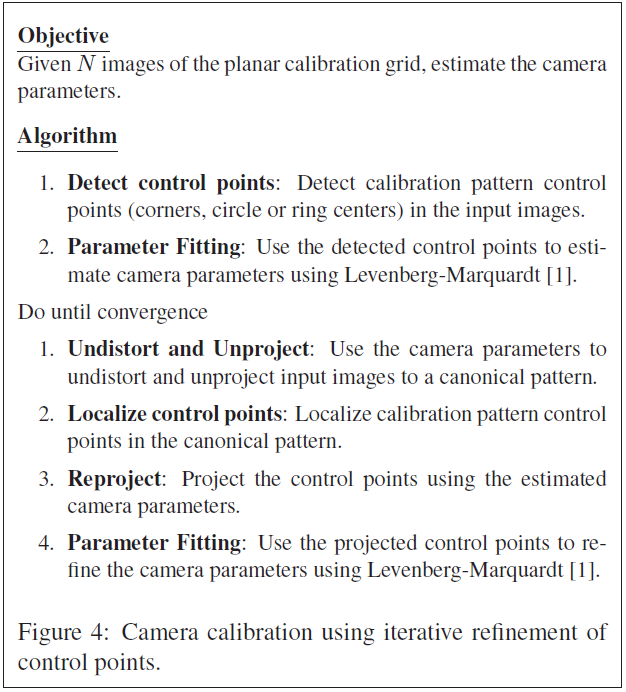
//> input picture images/AlgAnkur.png, 626 x 692 px, given in place of 0.jpg, which was not available
$ ./main   (built with g++ and OpenCV 4)
//> lines starting //> are read from the running program, lines starting //| are printed output that depends on the picture; after the words box and inside, x2 and y2 are one past the last pixel; in counts of white or black regions, pixels touching at a corner belong together; pictures that were not available may be replaced by others from this repository, and a replacement may not be noted
### utils.cpp
/**FUNCIONES ADICIONALES PARA EL PROGRAMA**/

#include "global.h"

void calcBoardCornerPositions(cv::Size size, float squareSize, std::vector<cv::Point3f> &corners, int patternType){
//> called with size = Size(5, 4), squareSize = 0.0454, patternType = 3
    corners.clear();

    switch(patternType){
        case CHESSBOARD:
        case CIRCLES_GRID:
        case RINGS_GRID:
            for(int i = 0 ; i < size.height; i++)
                for(int j = 0; j < size.width; j++)
                    corners.push_back(cv::Point3f( float(j * squareSize),float(i*squareSize),0) );
//> further down, frame is the input picture: 692 rows x 626 cols, CV_8UC3; mean B, G, R 239.5, 239.2, 239.4
            break;
        case ASYMMETRIC_CIRCLES_GRID:
            for( int i = 0; i < size.height; i++ )
                for( int j = 0; j < size.width; j++ )
                    corners.push_back(Point3f(float((2*j + i % 2)*squareSize), float(i*squareSize), 0));
            break;
    }
}

// [26 lines left out: function computeReprojectionErrors, not called in this run]

// RING PATTERN DETECTION ADDITIONAL FUNCTIONS
vector<Point2f> getControlPoints(const vector<Point2f> & centers){
    std::vector<Point2f> v;
    std::vector<int> alreadyRegistered;
    float t = 3.0f; // Valor de Desviacion Maxima
    for(int i = 0; i < centers.size();i++)
        for(int j= 0; j < centers.size(); j++){
            if(i != j && dist(centers[i],centers[j]) < t &&
            (std::find(alreadyRegistered.begin(), alreadyRegistered.end(),i) == alreadyRegistered.end() ||
            std::find(alreadyRegistered.begin(), alreadyRegistered.end(),j) == alreadyRegistered.end()) //&&
            //v.size() <= 20)
            )
            {
                // Aqui va el promedio de ambos
                float d_x = centers[i].x + centers[j].x;
                float d_y = centers[i].y + centers[j].y;
                v.push_back(Point2f(d_x/2.0f,d_y/2.0f));

                //Registramos los centros para no repetirlos
                alreadyRegistered.push_back(i);
                alreadyRegistered.push_back(j);
            }
        }

    return v;
}

//=============================================================
//================ FUNCION SUPERIMPORTANTE ====================
//=============================================================
// Si la funcion tiene exito devulve true, mas la modificacion del vector de entrada
// Con el numero de filas y columnas especificadas


bool FindRingPattern(vector<Point2f> &probableCPs,cv::Mat & frame,int num_rows,int num_cols){
    int n = probableCPs.size();
    std::vector<Vec4f> lines;
    // Generamos todas las Combinaciones de "Lineas" en grupos de 5 posibles
    // Es 5 xq seleccionamos las lineas
    std::vector< std::vector<int> > combinations = GenerateCombinations(probableCPs.size(),num_cols);
    //VizVector(combinations[10]);
    //Aprovechamos las lineas temporales y Selecionamos las que tengan Baja Desviacion
    std::vector<Vec4f> preSelectedLines;
    //std::cout << "size"<< combinations.size()<< '\n';
    std::vector<std::vector<int> > combination_preSelectedLines;

    //std::cout << "size: " <<n<< '\n';
    //cin.get();
    for(int i = 0; i < combinations.size();i++){
        std::vector<Point2f> tmpPoints(num_cols);
        Vec4f tmpLine;
        for(int j = 0; j < num_cols; j++){
            tmpPoints[j] = probableCPs[ combinations[i][j] ];
        }
        //std::cout << "tmpPoints" << '\n';
        //VizVector(tmpPoints);
        //the simplest and most fasted least squares method p(r)=r
        fitLine(tmpPoints,tmpLine,CV_DIST_L2,0,0.01,0.01);
        //where (vx, vy) is a normalized vector collinear to the line and (x0, y0) is a point on the line
        // Extraction of Features
        //Le damos forma a los valores vectoriales que nos devuelve fitline
        // r = a + r*b --> p0 punto de paso, v vector director normalizado
        float vx = tmpLine[0],vy = tmpLine[1], x0 = tmpLine[2],y0 = tmpLine[3];

        //std::cout << "vx: " << vx<< "vy: "<< vy<< "x0: "<< x0<< "y0: "<< y0 <<'\n';

        Point2f a = Point2f(x0,y0), b = Point2f(vx,vy);
        float m = 80.0;
        std::vector<float> distances;
        for(int k = 0; k < num_cols; k++){
            //Calculamos la distancia del punto a la recta y almacenamos para el calculo de la desviacion
            float t = ( tmpPoints[k].dot(b) - a.dot(b) ) / (cv::norm(b) * cv::norm(b));
            float dist = cv::norm(tmpPoints[k] - (a + t * b));
            distances.push_back(dist);
        }
        float stddev = StandarDesviation(distances);
        //Si el error de la linea no es mucho. Seleccionamos la linea
        if(stddev < 0.5f){//0.5 valor adecaudo
            //std::cout << "distances" << '\n';
            //VizVector(distances);
            //std::cout << "desviaciom:" << stddev << '\n';

            preSelectedLines.push_back(tmpLine);
            //line(frame, Point2f(x0-m*vx, y0-m*vy), Point2f(x0+m*vx, y0+m*vy),Scalar(255,255,0));
            //Guardamos la Combinacion
            combination_preSelectedLines.push_back(combinations[i]);
        }
    }

    // Apply some filters here to verify line selection
    // Then Order Points and Store in CPs(Hard verification of only 20 Ordered and Aligned Control Points)
    // Acordemonos que ya seleccionamos solo lineas con 5 puntos
    if(preSelectedLines.size() == 4){
        //Tenemos que ordenar las lineas. (Recordemos que son lineas paralelas)
        //Primero verificamos la pendiente

        //LINE ORDERING
            //Recordemos la grilla que presenta openCV
            // -------> x+
            // |
            // |
            // y+

            Vec4f Line = preSelectedLines[0];
            float vx = Line[0],vy = Line[1], x0 = Line[2],y0 = Line[3];
            //Pendiente
            float slope = vy/vx;
            if(abs(slope) < 5.0f){ //Evaluamos las pendientes de casi 80 grados (Revisar esta funcion)
                std::vector<float> y_intersection(4);
                //Calcular el punto de interseccion por el eje y
                for(int i = 0; i < 4; i++){
                    Vec4f tmpLine = preSelectedLines[0];
                    float vx = tmpLine[0],vy = tmpLine[1], x0 = tmpLine[2],y0 = tmpLine[3];
                    float t = -x0 / vx;
                    float y = y0 + t*vy;
                    y_intersection[i] = y;
                }

                //Realizamos un bubble sort en base a las intersecciones con el eje y
                //ordenamiento por burbuja
                bool swapp = true;
                while(swapp)
                {
                    swapp = false;
                    for (int i = 0; i < preSelectedLines.size()-1; i++)
                    {
                        if (y_intersection[i] > y_intersection[i+1] ){
                            //Cambiamos en todos nuestros vectores
                            std::swap(y_intersection[i],y_intersection[i+1]);
                            std::swap(preSelectedLines[i],preSelectedLines[i+1]);
                            std::swap(combination_preSelectedLines[i],combination_preSelectedLines[i+1]);
                            swapp = true;
                        }
                    }
                }// Fin del ordenamiento
                // Para Cada Linea obtener los CP segun la combinacion y ordenarlos por el eje X
                // Obtenemos los puntos desde el CP
                std::vector<Point2f> tmpCPs;
                for(int i = 0; i < num_rows; i++){
                    std::vector<Point2f> tmpCenters(num_cols);
                    for(int j = 0; j < num_cols; j++){
                        tmpCenters[j] = probableCPs[ combination_preSelectedLines[i][j] ];
                    }
                    sort(tmpCenters.begin(), tmpCenters.end(),cmpx);
                    for(int j = 0; j < num_cols; j++){
                        tmpCPs.push_back(tmpCenters[j]);
                    }
                }
                probableCPs.clear();
                probableCPs = tmpCPs;
                return true;
            }
    }
    return false;
}// fin de funcion importante

// OTHER FUNCTIONS
bool cmpx(Point2f a,Point2f b){
    return a.x < b.x;
}

bool cmpy(Point2f a, Point2f b){
    return a.y < b.y;
}

float dist(Point2f a, Point2f b){
    return sqrt( pow(a.x-b.x,2.0f)+pow(a.y-b.y,2.0f) );
}

// [27 lines left out: function StandarDesviation, not called in this run]

void printCombination(std::vector< std::vector<int> >& v, int arr[], int n, int r)
{
    std::vector<int> data(r);

    combinationUtil(v, arr, data, 0, n-1, 0, r);
}

void combinationUtil(std::vector< std::vector<int> >& v, int arr[], std::vector<int> &data, int start, int end,
                     int index, int r)
{
    if (index == r)
    {
        v.push_back(data);
        return;
    }

    for (int i=start; i<=end && end-i+1 >= r-index; i++)
    {
        data[index] = arr[i];
        combinationUtil(v, arr, data, i+1, end, index+1, r);
    }
}

std::vector< std::vector<int> > GenerateCombinations(int n, int r){
    std::vector< std::vector<int> > v;
    int arr[n];
    for(int i = 0; i < n; i++)
        arr[i] = i;
    printCombination(v, arr, n, r);

    return v;
}


//Calculating Colinearity
//Esta funcion se usa para calcular la colinealidad
// [214 lines left out: functions getAvgColinearityFromVector, getAvgColinearityFromVector2, SimpleAverage, printAvgColinearity, extractCorners, getFrontoParallelCorners and 3 more, not called in this run]

### main.cpp

#define WinName "frame"
#include "global.h"

#define path "../2/"
//#define video_path "anillos.avi"
#define video_path "anillos.mp4"
//=====================================VARIABLES GLOBALES===================================================
int patternType = RINGS_GRID;
int noImages = 20; // Numero de imagenes para la Calibración
int noIterations = 25;
float squareSize = 0.04540;//meters
cv::Size imgPixelSize = Size(640,480); // Tamaño de la imagen
cv::Size patternSize = cv::Size(5,4);
cv::Size detectionGridSize = Size(4,3);
int noOutputImages = 20;
cv::Mat gray;
cv::Mat mat1;
cv::Mat mat2;
cv::Mat mat3;
cv::Mat mat4;
cv::Mat In;
bool autoselector=false;
//==========================================================================================================

//==============================================FUNCIONES===================================================
//Visualizar varias ventanas
// [100 lines left out: function ShowManyImages, not called in this run]


//Realizar reconocimiento de patrones y otras FUNCIONES
bool findRingsGridPattern(cv::Mat Input, cv::Size size, std::vector<cv::Point2f>& points, bool& isTracking, std::vector<cv::Point2f>& oldPoints){
//> called with size = Size(5, 4)
		//prepreocessing

    cv::cvtColor(Input,gray,CV_BGR2GRAY);
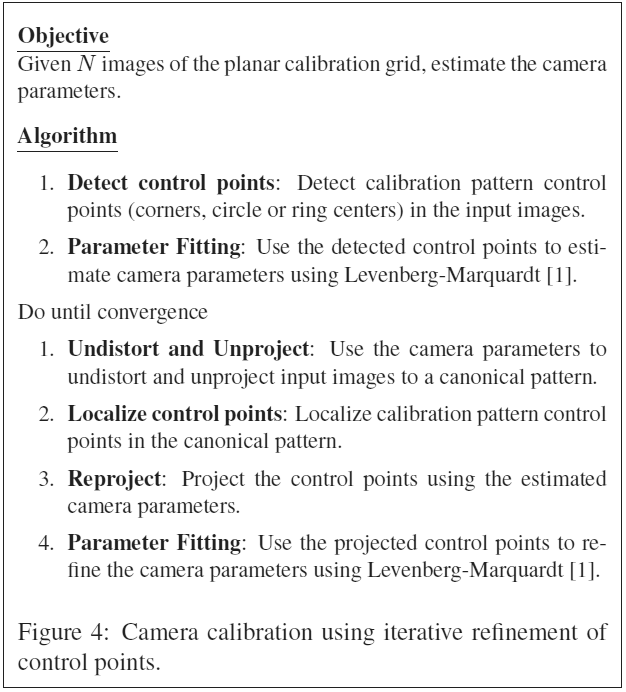
//> gray: 692 rows x 626 cols, CV_8UC1; min 32, max 255, mean 239.3
    GaussianBlur(gray,gray,Size(3,3),0);
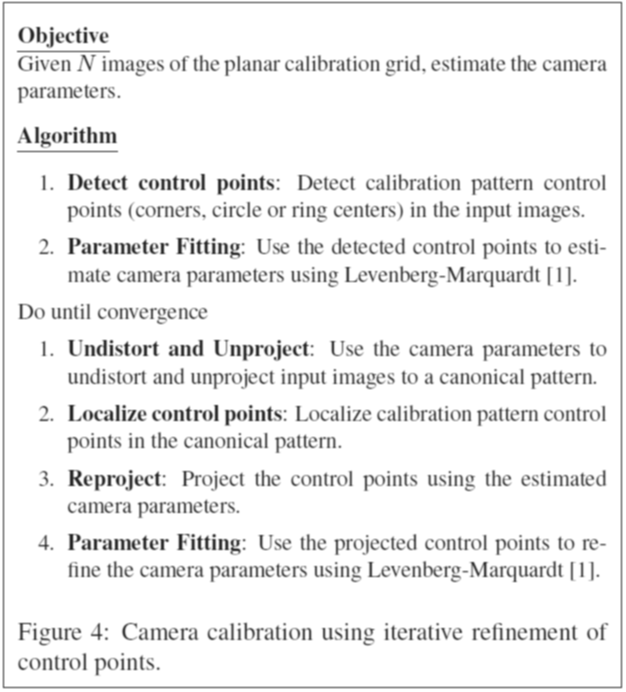
//> gray: 692 rows x 626 cols, CV_8UC1; min 33, max 255, mean 239.3
    adaptiveThreshold(gray,gray,255,ADAPTIVE_THRESH_GAUSSIAN_C,THRESH_BINARY,41,6);
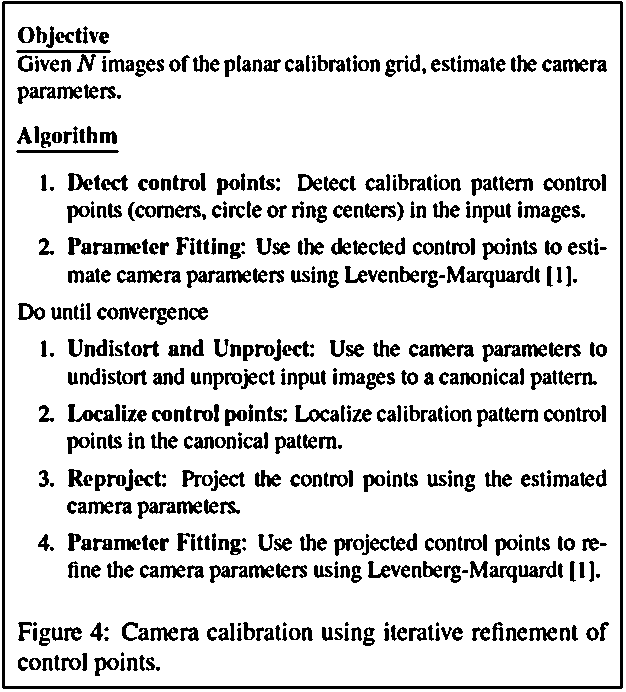
//> gray: 692 rows x 626 cols, CV_8UC1; 85.7% white; 598 black regions (74 under 20 px)
		//copia de adaptative folder (no dibuja)
		//mat2=gray.clone();
    //deteccion de elipses
    vector<vector<Point>> contours;
    vector<Vec4i> hierachy;
    findContours(gray.clone(),contours,hierachy,CV_RETR_TREE,CV_CHAIN_APPROX_SIMPLE,Point(0,0));
//> contours = 892 contours, 292 with area under 20; largest, box (x1, y1, x2, y2) and area: (0, 0, 626, 692) 431875, (1, 0, 624, 690) 428550, (5, 4, 620, 686) 418134, (15, 149, 120, 154) 408, (15, 49, 112, 54) 376
    vector<RotatedRect>minEllipse(contours.size());
    cv::cvtColor(gray,gray, CV_GRAY2BGR); // <------------- Cambiamos a color
//> gray: 692 rows x 626 cols, CV_8UC3; 85.7% white; 598 black regions (74 under 20 px), largest, box (x1, y1, x2, y2) and area: (2, 1, 623, 689) 7814, (16, 150, 119, 153) 305, (482, 344, 521, 362) 303
    // Fitear una elipse a los contornos detectados
    for( int i = 0; i < contours.size(); i++ ){
        //minRect[i] = minAreaRect( Mat(contours[i]) );
        //Scalar color( rand()&255, rand()&255, rand()&255 );
        drawContours( gray, contours, i, Scalar(0,255,255), 1, 8);
        if( contours[i].size() > 4 ){
            minEllipse[i] = fitEllipse( Mat(contours[i]) ); }
        //if( contours[i].size() == 4)
        //    minEllipse[i] = cv::minAreaRect( Mat(contours[i]) );
    }
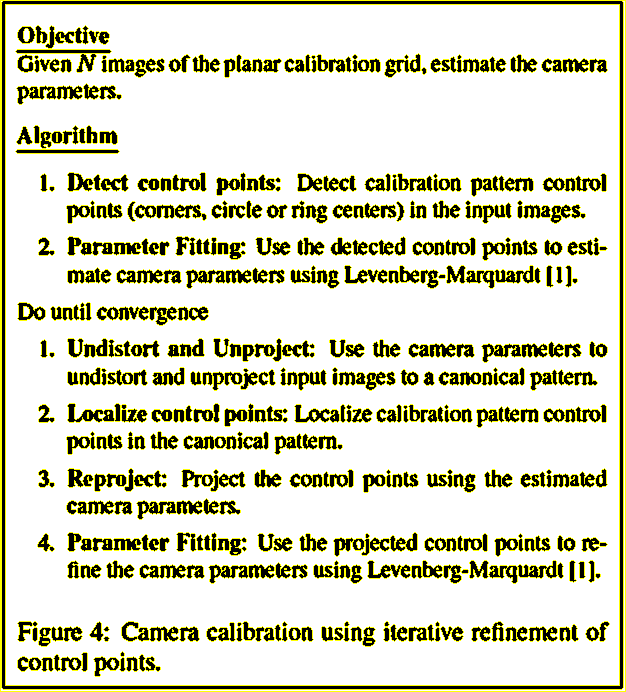
//> gray: 692 rows x 626 cols, CV_8UC3; mean B, G, R 194.3, 218.6, 218.6
//> after the loop, minEllipse = 892 RotatedRects (x, y, width, height, angle), first 8: [0, 0, 0, 0, 0], [312, 344.5, 900.2, 947.6, 0], [0, 0, 0, 0, 0], [157.5, 668.2, 5.36, 5.57, 0], [122.1, 664.1, 6.99, 14.29, 2.27], [46.81, 664.3, 13.59, 15.57, 95.64], [34.37, 663.5, 13.3, 14.26, 18.48], [34.54, 663.5, 4.59, 8.4, 170.8]

    //Filtrar las ellipses
    vector<RotatedRect> selected;
    for( int i = 0; i< contours.size(); i++ ){
        float w = minEllipse[i].size.width;
        float h = minEllipse[i].size.height;
        float c_x = minEllipse[i].center.x;
        float c_y = minEllipse[i].center.y;
        float dif = w - h;

        //ellipse( gray, minEllipse[i], Scalar(0,0,255), 1, 8 );
        if(abs(dif) < 40){ //-->>> CAMBIAR ESTE PARAMETRO PARA FILTRAR LAS ELIPSES
            if(hierachy[i][2] != -1){ // Si el Contour tiene Hijo que hijo sea unico
                int child_index = hierachy[i][2];
                if(hierachy[child_index][0] == -1 && hierachy[child_index][1] == -1 && hierachy[child_index][2] == -1){
                    selected.push_back(minEllipse[i]);
                    selected.push_back(minEllipse[child_index]);
                    ellipse( gray, minEllipse[i], Scalar(0,0,255), 1, 8 );
                    ellipse( gray, minEllipse[child_index], Scalar(0,0,255), 1, 8 );
                }
            }
        }
    }
//> this loop made 892 passes
//> (w, h, c_x, c_y, dif) on passes 1 to 8: (0, 0, 0, 0, 0), (900.2, 947.6, 312, 344.5, -47.39), (0, 0, 0, 0, 0), (5.36, 5.57, 157.5, 668.2, -0.209), (6.99, 14.29, 122.1, 664.1, -7.3), (13.59, 15.57, 46.81, 664.3, -1.97), (13.3, 14.26, 34.37, 663.5, -0.956), (4.59, 8.4, 34.54, 663.5, -3.81)
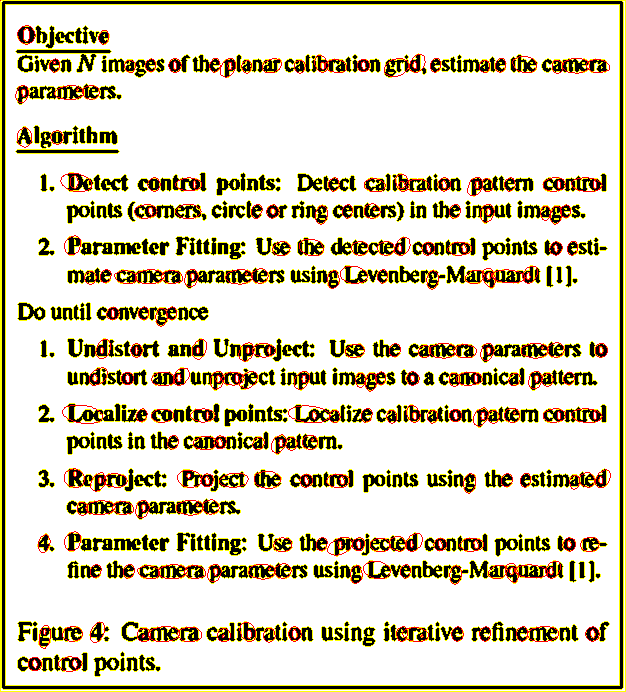
//> gray: 692 rows x 626 cols, CV_8UC3; 2.49% of pixels changed, all inside (x1, y1, x2, y2) = (0, 0, 611, 672)
//> after the loop, selected = 414 RotatedRects (x, y, width, height, angle), first 8: [34.37, 663.5, 13.3, 14.26, 18.48], [34.54, 663.5, 4.59, 8.4, 170.8], [69.87, 663.6, 14.6, 23.71, 87.31], [74.54, 663.4, 4.77, 8.36, 173.4], [294.2, 633.5, 12.93, 14.63, 0], [294.2, 633.5, 4.74, 9.06, 172.8], [268.9, 634.7, 11.69, 14.09, 8.41], [0, 0, 0, 0, 0]

    //Como minimo debemos capturar 40 elipses para continuar

    if(selected.size() < 40) return false;

    //cv::imshow("g",gray);
    //Extraemos los centros de todas las elipses Seleccionadas
    //cout << "Number Selected Ellipsises: " << selected.size() << endl;
    vector<Point2f> centers;
    for( int i = 0; i < selected.size(); i++ ){
        centers.push_back(selected[i].center);
    }
//> (the rest of the program and of its run is left out)
